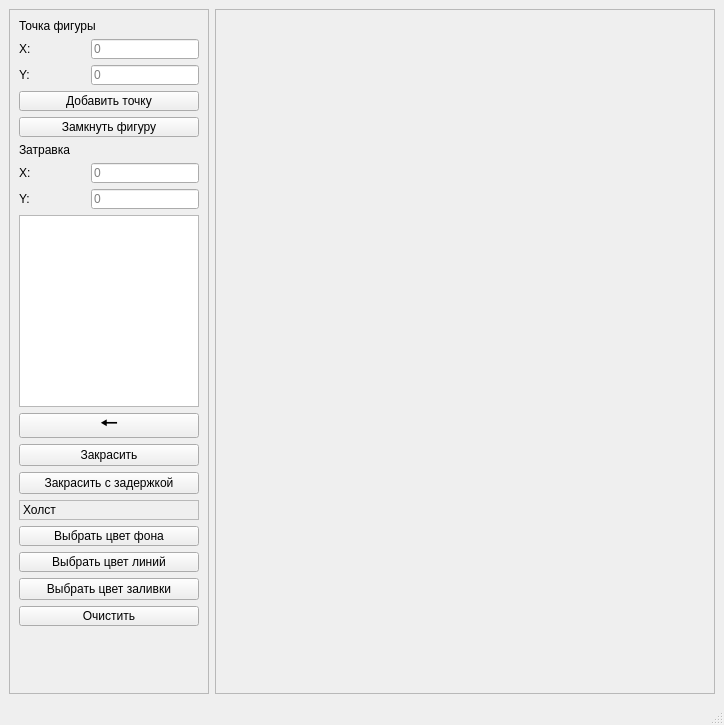
<?xml version="1.0" encoding="UTF-8"?>
<ui version="4.0">
 <class>MainWindow</class>
 <widget class="QMainWindow" name="MainWindow">
  <property name="geometry">
   <rect>
    <x>0</x>
    <y>0</y>
    <width>724</width>
    <height>725</height>
   </rect>
  </property>
  <property name="sizePolicy">
   <sizepolicy hsizetype="Minimum" vsizetype="Minimum">
    <horstretch>0</horstretch>
    <verstretch>0</verstretch>
   </sizepolicy>
  </property>
  <property name="minimumSize">
   <size>
    <width>0</width>
    <height>0</height>
   </size>
  </property>
  <property name="maximumSize">
   <size>
    <width>9999999</width>
    <height>1080</height>
   </size>
  </property>
  <property name="windowTitle">
   <string>ЛР 6</string>
  </property>
  <property name="tabShape">
   <enum>QTabWidget::Rounded</enum>
  </property>
  <widget class="QWidget" name="centralwidget">
   <layout class="QGridLayout" name="gridLayout">
    <item row="1" column="1" rowspan="2">
     <widget class="QFrame" name="painter_frame">
      <property name="enabled">
       <bool>true</bool>
      </property>
      <property name="sizePolicy">
       <sizepolicy hsizetype="Preferred" vsizetype="Expanding">
        <horstretch>0</horstretch>
        <verstretch>0</verstretch>
       </sizepolicy>
      </property>
      <property name="minimumSize">
       <size>
        <width>500</width>
        <height>500</height>
       </size>
      </property>
      <property name="maximumSize">
       <size>
        <width>4000</width>
        <height>4000</height>
       </size>
      </property>
      <property name="frameShape">
       <enum>QFrame::StyledPanel</enum>
      </property>
      <property name="frameShadow">
       <enum>QFrame::Raised</enum>
      </property>
      <layout class="QVBoxLayout" name="verticalLayout_4">
       <item>
        <widget class="PainterWidget" name="painter_widget" native="true">
         <property name="sizePolicy">
          <sizepolicy hsizetype="Preferred" vsizetype="Minimum">
           <horstretch>0</horstretch>
           <verstretch>0</verstretch>
          </sizepolicy>
         </property>
        </widget>
       </item>
      </layout>
     </widget>
    </item>
    <item row="1" column="0" rowspan="2">
     <widget class="QFrame" name="paramaters_frame">
      <property name="sizePolicy">
       <sizepolicy hsizetype="Preferred" vsizetype="Expanding">
        <horstretch>0</horstretch>
        <verstretch>0</verstretch>
       </sizepolicy>
      </property>
      <property name="minimumSize">
       <size>
        <width>0</width>
        <height>0</height>
       </size>
      </property>
      <property name="maximumSize">
       <size>
        <width>200</width>
        <height>16777215</height>
       </size>
      </property>
      <property name="frameShape">
       <enum>QFrame::StyledPanel</enum>
      </property>
      <property name="frameShadow">
       <enum>QFrame::Raised</enum>
      </property>
      <layout class="QVBoxLayout" name="verticalLayout">
       <item>
        <widget class="QLabel" name="figure_point_label">
         <property name="text">
          <string>Точка фигуры</string>
         </property>
        </widget>
       </item>
       <item>
        <layout class="QHBoxLayout" name="horizontalLayout">
         <item>
          <widget class="QLabel" name="x_center_label">
           <property name="sizePolicy">
            <sizepolicy hsizetype="Preferred" vsizetype="Fixed">
             <horstretch>0</horstretch>
             <verstretch>0</verstretch>
            </sizepolicy>
           </property>
           <property name="minimumSize">
            <size>
             <width>0</width>
             <height>20</height>
            </size>
           </property>
           <property name="maximumSize">
            <size>
             <width>16777215</width>
             <height>20</height>
            </size>
           </property>
           <property name="text">
            <string>X:</string>
           </property>
          </widget>
         </item>
         <item>
          <widget class="QLineEdit" name="x_center_lineEdit">
           <property name="sizePolicy">
            <sizepolicy hsizetype="Preferred" vsizetype="Fixed">
             <horstretch>0</horstretch>
             <verstretch>0</verstretch>
            </sizepolicy>
           </property>
           <property name="minimumSize">
            <size>
             <width>0</width>
             <height>20</height>
            </size>
           </property>
           <property name="maximumSize">
            <size>
             <width>16777215</width>
             <height>20</height>
            </size>
           </property>
           <property name="placeholderText">
            <string>0</string>
           </property>
          </widget>
         </item>
        </layout>
       </item>
       <item>
        <layout class="QHBoxLayout" name="horizontalLayout_2">
         <item>
          <widget class="QLabel" name="y_center_label">
           <property name="sizePolicy">
            <sizepolicy hsizetype="Preferred" vsizetype="Fixed">
             <horstretch>0</horstretch>
             <verstretch>0</verstretch>
            </sizepolicy>
           </property>
           <property name="minimumSize">
            <size>
             <width>0</width>
             <height>20</height>
            </size>
           </property>
           <property name="maximumSize">
            <size>
             <width>16777215</width>
             <height>20</height>
            </size>
           </property>
           <property name="text">
            <string>Y:</string>
           </property>
          </widget>
         </item>
         <item>
          <widget class="QLineEdit" name="y_center_lineEdit">
           <property name="sizePolicy">
            <sizepolicy hsizetype="Preferred" vsizetype="Fixed">
             <horstretch>0</horstretch>
             <verstretch>0</verstretch>
            </sizepolicy>
           </property>
           <property name="minimumSize">
            <size>
             <width>0</width>
             <height>20</height>
            </size>
           </property>
           <property name="maximumSize">
            <size>
             <width>16777215</width>
             <height>20</height>
            </size>
           </property>
           <property name="placeholderText">
            <string>0</string>
           </property>
          </widget>
         </item>
        </layout>
       </item>
       <item>
        <widget class="QPushButton" name="addPoint_pushButton">
         <property name="minimumSize">
          <size>
           <width>0</width>
           <height>20</height>
          </size>
         </property>
         <property name="maximumSize">
          <size>
           <width>16777215</width>
           <height>20</height>
          </size>
         </property>
         <property name="toolTip">
          <string>&lt;html&gt;&lt;head/&gt;&lt;body&gt;&lt;p&gt;Введите координаты или нажмите ЛКМ&lt;/p&gt;&lt;/body&gt;&lt;/html&gt;</string>
         </property>
         <property name="text">
          <string>Добавить точку</string>
         </property>
        </widget>
       </item>
       <item>
        <widget class="QPushButton" name="closeFigure_pushButton">
         <property name="minimumSize">
          <size>
           <width>0</width>
           <height>20</height>
          </size>
         </property>
         <property name="maximumSize">
          <size>
           <width>16777215</width>
           <height>20</height>
          </size>
         </property>
         <property name="text">
          <string>Замкнуть фигуру</string>
         </property>
        </widget>
       </item>
       <item>
        <widget class="QLabel" name="seed_label">
         <property name="toolTip">
          <string>&lt;html&gt;&lt;head/&gt;&lt;body&gt;&lt;p&gt;Введите координаты или нажмите СКМ&lt;/p&gt;&lt;/body&gt;&lt;/html&gt;</string>
         </property>
         <property name="text">
          <string>Затравка</string>
         </property>
        </widget>
       </item>
       <item>
        <layout class="QHBoxLayout" name="horizontalLayout_3">
         <item>
          <widget class="QLabel" name="x_seed_label">
           <property name="sizePolicy">
            <sizepolicy hsizetype="Preferred" vsizetype="Fixed">
             <horstretch>0</horstretch>
             <verstretch>0</verstretch>
            </sizepolicy>
           </property>
           <property name="minimumSize">
            <size>
             <width>0</width>
             <height>20</height>
            </size>
           </property>
           <property name="maximumSize">
            <size>
             <width>16777215</width>
             <height>20</height>
            </size>
           </property>
           <property name="text">
            <string>X:</string>
           </property>
          </widget>
         </item>
         <item>
          <widget class="QLineEdit" name="x_seed_lineEdit">
           <property name="sizePolicy">
            <sizepolicy hsizetype="Preferred" vsizetype="Fixed">
             <horstretch>0</horstretch>
             <verstretch>0</verstretch>
            </sizepolicy>
           </property>
           <property name="minimumSize">
            <size>
             <width>0</width>
             <height>20</height>
            </size>
           </property>
           <property name="maximumSize">
            <size>
             <width>16777215</width>
             <height>20</height>
            </size>
           </property>
           <property name="placeholderText">
            <string>0</string>
           </property>
          </widget>
         </item>
        </layout>
       </item>
       <item>
        <layout class="QHBoxLayout" name="horizontalLayout_4">
         <item>
          <widget class="QLabel" name="y_seed_label">
           <property name="sizePolicy">
            <sizepolicy hsizetype="Preferred" vsizetype="Fixed">
             <horstretch>0</horstretch>
             <verstretch>0</verstretch>
            </sizepolicy>
           </property>
           <property name="minimumSize">
            <size>
             <width>0</width>
             <height>20</height>
            </size>
           </property>
           <property name="maximumSize">
            <size>
             <width>16777215</width>
             <height>20</height>
            </size>
           </property>
           <property name="text">
            <string>Y:</string>
           </property>
          </widget>
         </item>
         <item>
          <widget class="QLineEdit" name="y_seed_lineEdit">
           <property name="sizePolicy">
            <sizepolicy hsizetype="Preferred" vsizetype="Fixed">
             <horstretch>0</horstretch>
             <verstretch>0</verstretch>
            </sizepolicy>
           </property>
           <property name="minimumSize">
            <size>
             <width>0</width>
             <height>20</height>
            </size>
           </property>
           <property name="maximumSize">
            <size>
             <width>16777215</width>
             <height>20</height>
            </size>
           </property>
           <property name="placeholderText">
            <string>0</string>
           </property>
          </widget>
         </item>
        </layout>
       </item>
       <item>
        <widget class="QTableView" name="tableView"/>
       </item>
       <item>
        <widget class="QPushButton" name="pushButton">
         <property name="maximumSize">
          <size>
           <width>16777215</width>
           <height>25</height>
          </size>
         </property>
         <property name="font">
          <font>
           <pointsize>16</pointsize>
          </font>
         </property>
         <property name="text">
          <string extracomment="назад">🠔</string>
         </property>
        </widget>
       </item>
       <item>
        <widget class="QPushButton" name="fill_pushButton">
         <property name="text">
          <string>Закрасить</string>
         </property>
        </widget>
       </item>
       <item>
        <widget class="QPushButton" name="fillDelay_pushButton">
         <property name="text">
          <string>Закрасить с задержкой</string>
         </property>
        </widget>
       </item>
       <item>
        <widget class="QLabel" name="painter_label">
         <property name="minimumSize">
          <size>
           <width>0</width>
           <height>20</height>
          </size>
         </property>
         <property name="maximumSize">
          <size>
           <width>16777215</width>
           <height>20</height>
          </size>
         </property>
         <property name="frameShape">
          <enum>QFrame::StyledPanel</enum>
         </property>
         <property name="frameShadow">
          <enum>QFrame::Plain</enum>
         </property>
         <property name="text">
          <string>Холст</string>
         </property>
        </widget>
       </item>
       <item>
        <widget class="QPushButton" name="background_color_pushButton">
         <property name="minimumSize">
          <size>
           <width>0</width>
           <height>20</height>
          </size>
         </property>
         <property name="maximumSize">
          <size>
           <width>16777215</width>
           <height>20</height>
          </size>
         </property>
         <property name="text">
          <string>Выбрать цвет фона</string>
         </property>
        </widget>
       </item>
       <item>
        <widget class="QPushButton" name="line_color_pushButton">
         <property name="minimumSize">
          <size>
           <width>0</width>
           <height>20</height>
          </size>
         </property>
         <property name="maximumSize">
          <size>
           <width>16777215</width>
           <height>20</height>
          </size>
         </property>
         <property name="text">
          <string>Выбрать цвет линий</string>
         </property>
        </widget>
       </item>
       <item>
        <widget class="QPushButton" name="fillColor_pushButton">
         <property name="text">
          <string>Выбрать цвет заливки</string>
         </property>
        </widget>
       </item>
       <item>
        <widget class="QPushButton" name="clear_pushButton">
         <property name="minimumSize">
          <size>
           <width>0</width>
           <height>20</height>
          </size>
         </property>
         <property name="maximumSize">
          <size>
           <width>16777215</width>
           <height>20</height>
          </size>
         </property>
         <property name="text">
          <string>Очистить</string>
         </property>
        </widget>
       </item>
       <item>
        <spacer name="verticalSpacer">
         <property name="orientation">
          <enum>Qt::Vertical</enum>
         </property>
         <property name="sizeType">
          <enum>QSizePolicy::Expanding</enum>
         </property>
         <property name="sizeHint" stdset="0">
          <size>
           <width>0</width>
           <height>0</height>
          </size>
         </property>
        </spacer>
       </item>
      </layout>
     </widget>
    </item>
   </layout>
  </widget>
  <widget class="QMenuBar" name="menubar">
   <property name="geometry">
    <rect>
     <x>0</x>
     <y>0</y>
     <width>724</width>
     <height>23</height>
    </rect>
   </property>
  </widget>
  <widget class="QStatusBar" name="statusbar"/>
 </widget>
 <customwidgets>
  <customwidget>
   <class>PainterWidget</class>
   <extends>QWidget</extends>
   <header>painterwidget.h</header>
   <container>1</container>
  </customwidget>
 </customwidgets>
 <resources/>
 <connections/>
</ui>
